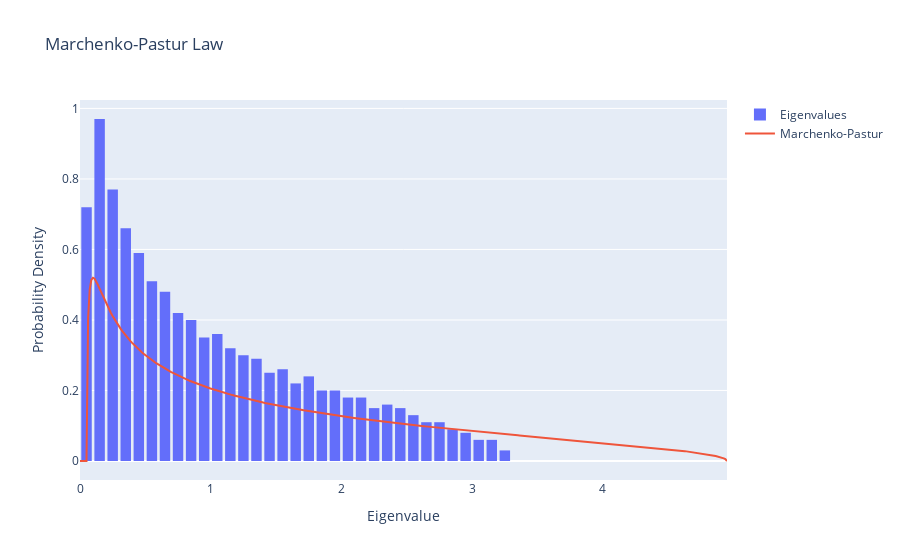

The notebook cell saved with this chart:
### Code cell
# Marchenko-Pastur Law
def plot_marchenko_pastur(M, N):
    X = np.random.randn(M, N)
    sigma = np.dot(X.T, X) / M
    eigenvalues = np.linalg.eigvalsh(sigma)

    hist_data = go.Histogram(
        x=eigenvalues,
        histnorm='probability density',
        nbinsx=50,
        name='Eigenvalues'
    )

    q = M / N
    x = np.linspace(0, (1 + np.sqrt(q))**2, 400)
    y = np.sqrt((x - (1 - np.sqrt(q))**2) * ((1 + np.sqrt(q))**2 - x)) / (2 * np.pi * q * x)
    y = np.nan_to_num(y)  # Replace NaNs with 0

    mp_curve = go.Scatter(x=x, y=y, mode='lines', name='Marchenko-Pastur')

    layout = go.Layout(
        title='Marchenko-Pastur Law',
        xaxis=dict(title='Eigenvalue'),
        yaxis=dict(title='Probability Density'),
        bargap=0.2
    )

    fig = go.Figure(data=[hist_data, mp_curve], layout=layout)
    save_plot_as_png(fig, 'marchenko_pastur.png')
    fig.show()

plot_marchenko_pastur(1500, 1000)

### Figure 1 — Plotly figure (JSON) as saved in the notebook; plotly's stock layout.template omitted (floating-point values rounded to 4 significant figures; data arrays with more than 128 entries replaced by an {"elided": "..."} marker saying what was removed)
{"data": [{"histnorm": "probability density", "name": "Eigenvalues", "nbinsx": 50, "type": "histogram", "x": {"elided": "1000 float values"}}, {"mode": "lines", "name": "Marchenko-Pastur", "type": "scatter", "x": {"elided": "400 float values"}, "y": {"elided": "400 float values"}}], "layout": {"bargap": 0.2, "title": {"text": "Marchenko-Pastur Law"}, "xaxis": {"title": {"text": "Eigenvalue"}}, "yaxis": {"title": {"text": "Probability Density"}}}}
